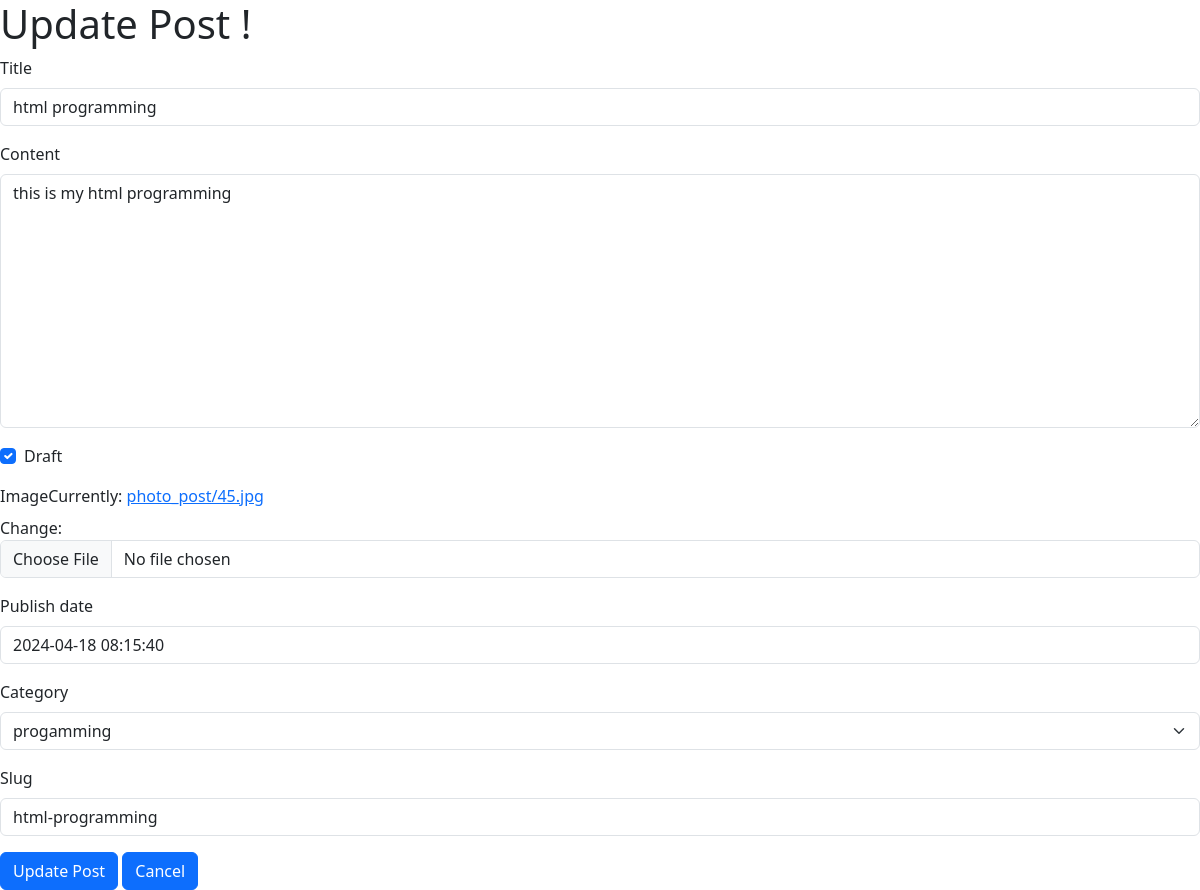
/posts/1/update, run on an earlier commit of the app's database.
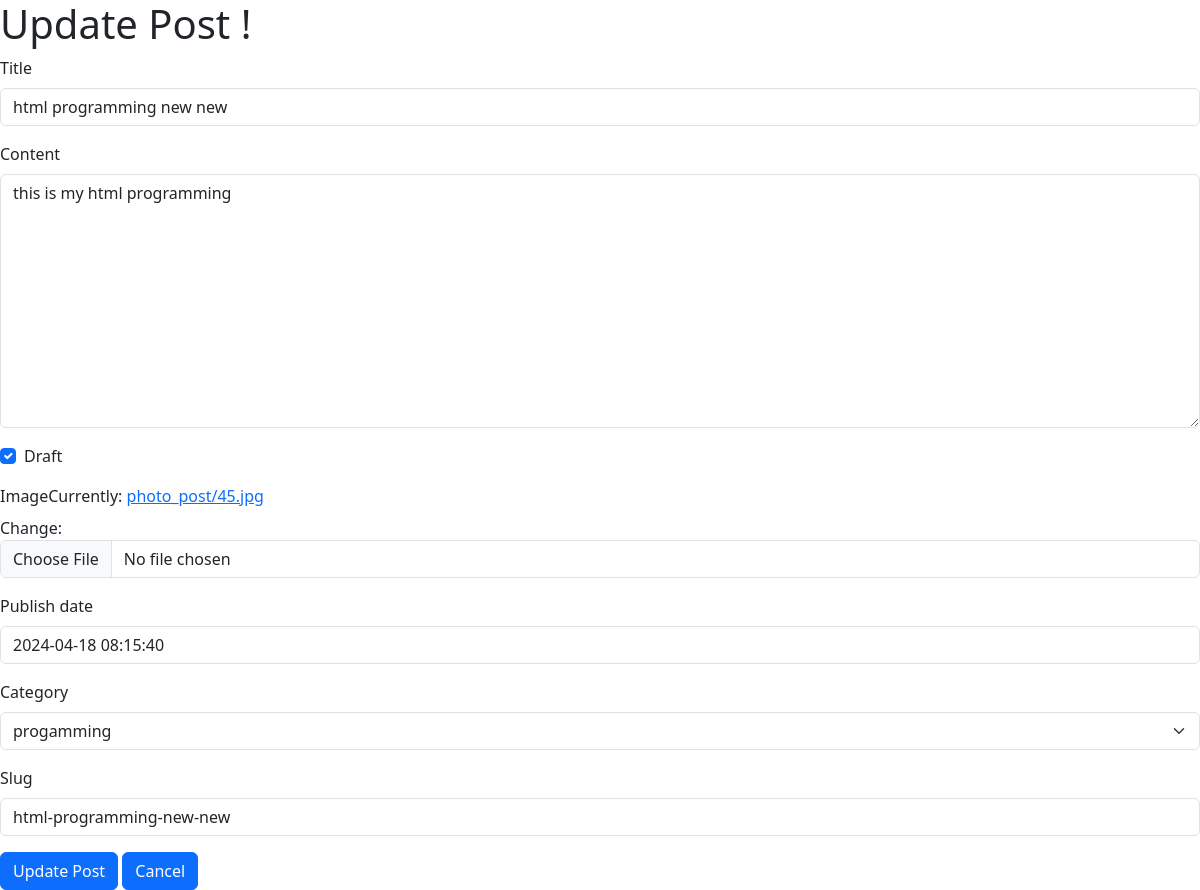
And on a later commit of the database.
### posts/models.py (models this page shows, shortened)
class Post(models.Model):
    user=models.ForeignKey(User,related_name='post_user',on_delete=models.SET_NULL,null=True,blank=True)
    title=models.CharField(max_length=120,verbose_name=_('title'))
    content=models.TextField(max_length=1000)
    draft=models.BooleanField(default=True)
    tags = TaggableManager()
    image=models.ImageField(upload_to='photo_post')
    publish_date=models.DateTimeField(default=timezone.now)
    category=models.ForeignKey('Category',related_name='post_category',on_delete=models.SET_NULL,null=True,blank=True)
    slug=models.SlugField(null=True,blank=True)

### posts/views.py (the view)
# urls.py: path('<int:id>/update',Update_post),
def Update_post(request,id):
    post=Post.objects.get(id=id)
    if request.method == 'POST':
        form=PostForm(request.POST,request.FILES,instance=post)
        if form.is_valid():
            myform=form.save(commit=False)
            form.save()
            return redirect('/posts/')
    else:
        form=PostForm(instance=post)
    return render(request,'posts/update_post.html',{'form':form})

### posts/form.py
class PostForm(forms.ModelForm):
    class Meta:
        model=Post
        exclude=('user',)

### posts/models.py (called while the page is built)
    def __str__(self):
        return self.name

### posts/templates/posts/update_post.html (shortened to what this page needs)
{% load django_bootstrap5 %}
<!doctype html>
<html lang="en">
  <head>
    <link href="https://cdn.jsdelivr.net/npm/bootstrap@5.3.3/dist/css/bootstrap.min.css" rel="stylesheet">
  </head>
  <body>
    <h1> Update Post  !</h1>
    <form action="" method='post' enctype="multipart/form-data">
        {% bootstrap_form form %}
        {% bootstrap_button button_type="submit" content="Update Post" %}
    {% bootstrap_button button_type="reset" content="Cancel" %}
    </form>
  </body>
</html>

What changed in the data, as far as the page shows it:
changed Post "this is my html programming": title "html programming" → "html programming new new"; slug "html-programming" → "html-programming-new-new"
